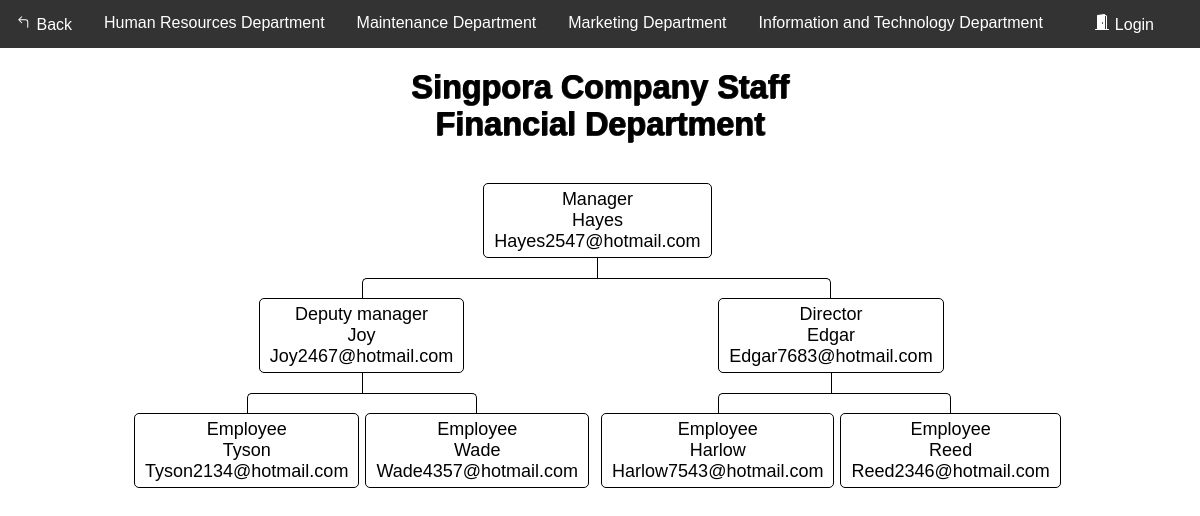
Page /Flowchart/flowchart_S_F.php on the committed database.
### tables this page shows
CREATE TABLE `department_s` (
  `ID` int(11) NOT NULL,
  `Name` varchar(100) DEFAULT NULL,
  `email` varchar(100) DEFAULT NULL,
  `department` varchar(100) DEFAULT NULL,
  `Number` varchar(100) DEFAULT NULL,
  `position` varchar(100) DEFAULT NULL
);

### Flowchart/data_S.php (called while the page is built, shortened)
<?php
    require_once "config.php";
    $sql = "SELECT * from department_s where ID ='1001'";
    $result = $link->query($sql);
        if ($result->num_rows > 0) {
            while ($row = $result->fetch_assoc()) {
                $Name1001 = $row['Name'];
                $email1001 = $row['email'];
            }
        }
    $sql = "SELECT * from department_s where ID ='1002'";
    $result = $link->query($sql);
        if ($result->num_rows > 0) {
            while ($row = $result->fetch_assoc()) {
                $Name1002 = $row['Name'];
                $email1002 = $row['email'];
            }
        }
    $sql = "SELECT * from department_s where ID ='1003'";
    $result = $link->query($sql);
        if ($result->num_rows > 0) {
            while ($row = $result->fetch_assoc()) {
                $Name1003 = $row['Name'];
                $email1003 = $row['email'];
            }
        }
    $sql = "SELECT * from department_s where ID ='1004'";
    $result = $link->query($sql);
        if ($result->num_rows > 0) {
            while ($row = $result->fetch_assoc()) {
                $Name1004 = $row['Name'];
                $email1004 = $row['email'];
            }
        }
    $sql = "SELECT * from department_s where ID ='1005'";
    $result = $link->query($sql);
        if ($result->num_rows > 0) {
            while ($row = $result->fetch_assoc()) {
                $Name1005 = $row['Name'];
                $email1005 = $row['email'];
            }
        }
    $sql = "SELECT * from department_s where ID ='1006'";
    $result = $link->query($sql);
        if ($result->num_rows > 0) {
            while ($row = $result->fetch_assoc()) {
                $Name1006 = $row['Name'];
                $email1006 = $row['email'];
            }
        }
    $sql = "SELECT * from department_s where ID ='1007'";
    $result = $link->query($sql);
        if ($result->num_rows > 0) {
            while ($row = $result->fetch_assoc()) {
                $Name1007 = $row['Name'];
                $email1007 = $row['email'];
            }
        }
?>

### Flowchart/flowchart_S_F.php (the view, shortened to what this page needs)
<?php
require_once "data_S.php";
?>
<!DOCTYPE html>
<html lang="en">
<head>
	<link rel="stylesheet" href="style.css">
</head>
<body>
<div class="navbar">
            <a href="../HomePages/Home.php">
			 Back</a>
			<a href="flowchart_S_HR.php">Human Resources Department</a>
			<a href="flowchart_S_M.php">Maintenance Department</a>
			<a href="flowchart_S_Ma.php">Marketing Department</a>
			<a href="flowchart_S_IT.php">Information and Technology Department</a>
			 <?php
                if(isset($_SESSION["loggedin"]) && $_SESSION["loggedin"] === true){
			?>
				<a href="../AccountSystem1/welcome.php" class="a1">
				<svg width="1em" height="1em" viewBox="0 0 16 16" class="bi bi-house-door-fill" fill="currentColor" xmlns="http://www.w3.org/2000/svg">
					<path d="M6.5 10.995V14.5a.5.5 0 0 1-.5.5H2a.5.5 0 0 1-.5-.5v-7a.5.5 0 0 1 .146-.354l6-6a.5.5 0 0 1 .708 0l6 6a.5.5 0 0 1 .146.354v7a.5.5 0 0 1-.5.5h-4a.5.5 0 0 1-.5-.5V11c0-.25-.25-.5-.5-.5H7c-.25 0-.5.25-.5.495z"/>
					<path fill-rule="evenodd" d="M13 2.5V6l-2-2V2.5a.5.5 0 0 1 .5-.5h1a.5.5 0 0 1 .5.5z"/>
				</svg>
				Home</a>
			<?php
                }else{
			?>
				<a href="../AccountSystem1/login.php" class="a1">
				Login</a>
			<?php
                }
            ?>
        </div>
<div>
<div>
	<br>
	<h1>Singpora Company Staff <br>Financial Department</h1>
	<nav class="nav">
							<ul>
								<li>
									<a href="#">Manager<br><?php echo $Name1001; ?><br><?php echo $email1001; ?></a>
										<ul>
											<li>
												<a href="#">Deputy manager<br><?php echo $Name1002; ?><br><?php echo $email1002; ?></a>
													<ul>
														<li>
															<a href="#">Employee<br><?php echo $Name1004; ?><br><?php echo $email1004; ?></a>
																<li>
																	<a href="#">Employee<br><?php echo $Name1005; ?><br><?php echo $email1005; ?></a>
																</li>
														</li>
													</ul>
														<li>
															<a href="#">Director<br><?php echo $Name1003; ?><br><?php echo $email1003; ?></a>
															<ul>
																<li>
																	<a href="#">Employee<br><?php echo $Name1006; ?><br><?php echo $email1006; ?></a>
																	<li>
																		<a href="#">Employee<br><?php echo $Name1007; ?><br><?php echo $email1007; ?></a>
																	</li>
																</li>
															</ul>
														</li>
													</li>
												</ul>
											</li>
										</ul>
	</nav>
</div>
</body>
</html>

### Flowchart/style.css (style rules this page uses)
*, *:before, *:after { -webkit-box-sizing: border-box; -moz-box-sizing: border-box; box-sizing: border-box; }
* { position: relative; margin: 0; padding: 0; border: 0 none; transition: all ease .4s; }
html, body { width: 100%; height: 100%; font-family: 'Fjalla One', sans-serif; font-size: 18px; }
.nav ul { position: relative; padding-top: 20px; }
.nav li { position: relative; padding: 20px 3px 0 3px; float: left; text-align: center; list-style-type: none; }
.nav li::before, .nav li::after { content: ''; position: absolute; top: 0; right: 50%; width: 50%; height: 20px; border-top: 1px solid #000000; }
.nav li::after { left: 50%; right: auto; border-left: 1px solid #000000; }
.nav li:only-child::after, .nav li:only-child::before { content: ''; display: none; }
.nav li:only-child { padding-top: 0; }
.nav li:first-child::before, .nav li:last-child::after { border: 0 none; }
.nav li:last-child::before { border-right: 1px solid #000000; border-radius: 0 5px 0 0; }
.nav li:first-child::after { border-radius: 5px 0 0 0; }
.nav ul ul::before { content: ''; position: absolute; top: 0; left: 50%; border-left: 1px solid #000000; width: 0; height: 20px; }
.nav li a { display: inline-block; padding: 5px 10px; border-radius: 5px; border: 1px solid #000000; text-decoration: none; color: #000000; font-family: arial, verdana, tahoma; font-size: 18px; }
.navbar { overflow: hidden; background-color: #333; font-family: Arial, Helvetica, sans-serif; }
.navbar a { float: left; font-size: 16px; color: white; text-align: center; padding: 14px 16px; text-decoration: none; }
.a1 { position: absolute; right: 30px; }

### Flowchart/flowchart_S_F.php (style rules this page uses)
h1 { color: #000000; text-align: center; font-size: 1.8rem; text-shadow: rgba(0,0,0,0.6) 1px 0, rgba(0,0,0,0.6) 1px 0, rgba(0,0,0,0.6) 0 1px, rgba(0,0,0,0.6) 0 1px; }
.nav { margin: 20px auto; width: 950px; min-height: auto; text-align: center; }

### rows in the picture
department_s: Name "Hayes", email "Hayes2547@hotmail.com"
department_s: Name "Joy", email "Joy2467@hotmail.com"
department_s: Name "Tyson", email "Tyson2134@hotmail.com"
department_s: Name "Wade", email "Wade4357@hotmail.com"
department_s: Name "Edgar", email "Edgar7683@hotmail.com"
department_s: Name "Harlow", email "Harlow7543@hotmail.com"
department_s: Name "Reed", email "Reed2346@hotmail.com"
